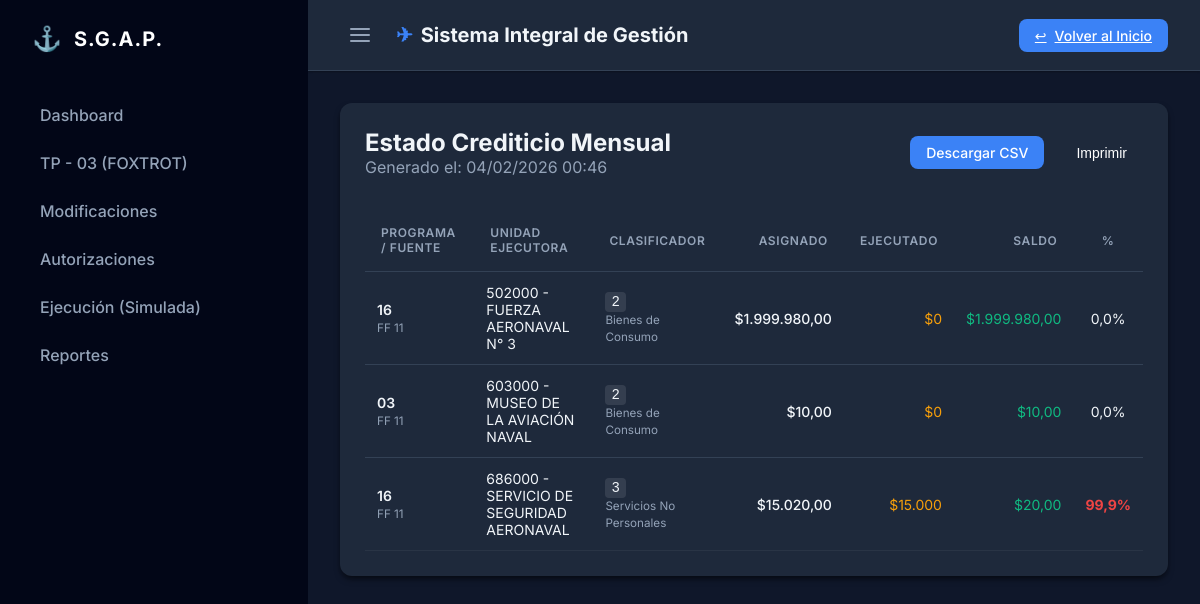
Page /dashboard/reportes/estado-mensual/ on the earlier database version.
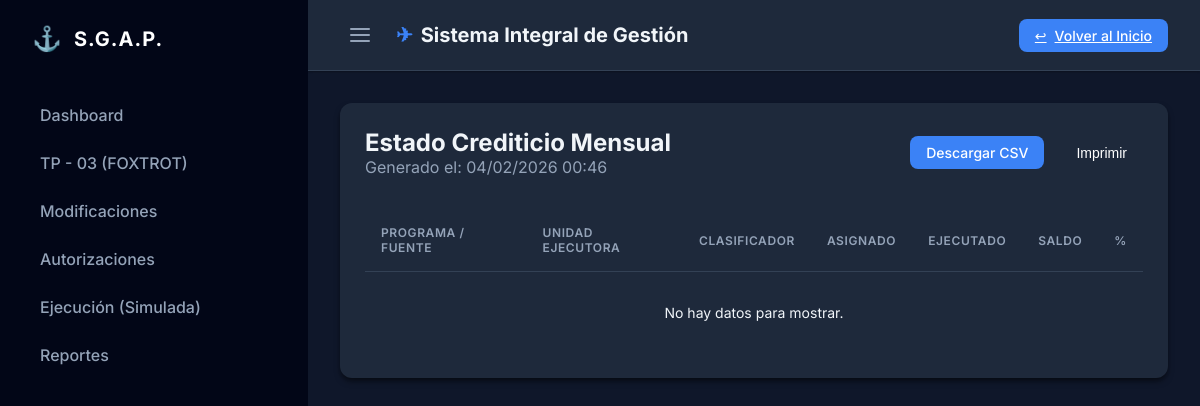
Same page on the later database version.
### core/models.py (models this page shows, shortened)
class EstructuraProgramatica(models.Model):
    NIVEL_CHOICES = (
        (1, "Programa"),
        (2, "Subprograma"),
        (3, "Proyecto"),
        (4, "Obra"),
        (5, "Actividad"),
    )
    nivel = models.IntegerField(choices=NIVEL_CHOICES)
    codigo = models.CharField(max_length=50)
    descripcion = models.CharField(max_length=255)
    padre = models.ForeignKey("self", null=True, blank=True, on_delete=models.CASCADE, related_name="hijos")

class FuenteFinanciamiento(models.Model):
    CODIGO_CHOICES = (
        ("11", "Tesoro Nacional"),
        ("13", "Recursos Específicos"),
    )
    codigo = models.CharField(max_length=10, choices=CODIGO_CHOICES)
    descripcion = models.CharField(max_length=255)
    es_fiscal = models.BooleanField(default=True, help_text="Indica si es dinero fiscal")

class UnidadComponente(models.Model):
    nombre = models.CharField(max_length=255)
    codigo = models.CharField(max_length=50) # Removed unique=True to allow shared budget codes
    sigla = models.CharField(max_length=20, unique=True, null=True) # Added Sigla as unique identifier
    es_ejecutora = models.BooleanField(default=False, help_text="Solo UU.CC. del Plan Bienal pueden ejecutar gasto")

class ClasificadorGasto(models.Model):
    NIVEL_CHOICES = (
        (1, "Inciso"),
        (2, "Partida Principal"),
        (3, "Partida Parcial"),
        (4, "Partida Subparcial"),
    )
    codigo = models.CharField(max_length=50)
    descripcion = models.CharField(max_length=255)
    nivel = models.IntegerField(choices=NIVEL_CHOICES)
    padre = models.ForeignKey("self", null=True, blank=True, on_delete=models.CASCADE, related_name="hijos")

### finance/models.py (models this page shows, shortened)
class Asignacion(models.Model):
    TRIMESTRE_CHOICES = (
        (1, "1° Trimestre"),
        (2, "2° Trimestre"),
        (3, "3° Trimestre"),
        (4, "4° Trimestre"),
    )
    uucc = models.ForeignKey(UnidadComponente, on_delete=models.PROTECT, related_name="asignaciones")
    credito_origen = models.ForeignKey(Credito, on_delete=models.CASCADE, related_name="asignaciones")
    clasificador_gasto = models.ForeignKey(ClasificadorGasto, on_delete=models.PROTECT)
    obra = models.ForeignKey(EstructuraProgramatica, on_delete=models.PROTECT, null=True, blank=True, related_name="asignaciones_obra", help_text="Obligatorio para Inciso 4 (Inversión)")
    monto = models.DecimalField(max_digits=12, decimal_places=2, help_text="Monto asignado por GFH")
    solicitud_gfh = models.CharField(max_length=100, blank=True, null=True, help_text="Referencia solicitada por GFH (Texto/Números)")
    asignacion_gfh = models.CharField(max_length=100, blank=True, null=True, help_text="Referencia asignada por GFH (Texto/Números)")
    trimestre = models.IntegerField(choices=TRIMESTRE_CHOICES)
    OBJETO_CHOICES = (
        ('2+3', '2+3'),
        ('PROM', 'PROM'),
        ('RYC PAIS', 'RYC PAIS'),
        ('RYC EXTERIOR', 'RYC EXTERIOR'),
        ('4', '4'),
        ('GGOO', 'GGOO'),
        ('SS.BB.', 'SS.BB.'),
        ('PYV', 'PYV'),
        ('20', '20'),
        ('40', '40'),
        ('50', '50'),
        ('70', '70'),
        ('87', '87'),
        ('90', '90'),
        ('95', '95'),
        ('99', '99'),
        ('Vestuario PACID', 'Vestuario PACID'),
    )
    objeto = models.CharField(max_length=50, choices=OBJETO_CHOICES, blank=True, null=True, help_text="Objeto del Gasto")

### dashboard/reports_views.py (the view)
# urls.py: path('reportes/estado-mensual/', reports_views.reporte_estado_mensual, name='reporte_estado_mensual'),
def reporte_estado_mensual(request):
    asignaciones = Asignacion.objects.select_related(
        'uucc', 'clasificador_gasto', 'credito_origen', 'credito_origen__programa', 'credito_origen__fuente'
    ).all().order_by('uucc__codigo', 'clasificador_gasto__codigo')
    report_data = []
    for a in asignaciones:
        ejecutado = a.compromisos.aggregate(Sum('monto'))['monto__sum'] or 0
        saldo = a.monto - ejecutado
        porcentaje = (ejecutado / a.monto * 100) if a.monto > 0 else 0
        report_data.append({
            'programa': a.credito_origen.programa,
            'fuente': a.credito_origen.fuente,
            'unidad': a.uucc,
            'clasificador': a.clasificador_gasto,
            'asignado': a.monto,
            'ejecutado': ejecutado,
            'saldo': saldo,
            'porcentaje': round(porcentaje, 1),
            'trimestre': a.trimestre
        })
    context = {
        'fecha': timezone.now(),
        'report_data': report_data
    }
    return render(request, 'dashboard/reports/estado_mensual.html', context)

### dashboard/templates/dashboard/reports/estado_mensual.html (shortened to what this page needs)
{% extends 'base.html' %}
{% block content %}
<div class="card">
    <div style="display: flex; justify-content: space-between; align-items: center; margin-bottom: 2rem;">
        <div>
            <h2 style="margin: 0;">Estado Crediticio Mensual</h2>
            <p style="color: var(--text-muted); margin: 0;">Generado el: {{ fecha|date:"d/m/Y H:i" }}</p>
        </div>
        <div style="display: flex; gap: 1rem;">
            <a href="{% url 'dashboard:export_csv' %}" class="btn btn-primary" style="text-decoration: none;">Descargar
                CSV</a>
            <button onclick="window.print()" class="btn"
                style="background: transparent; border: 1px solid var(--border); color: white;">Imprimir</button>
        </div>
    </div>
    <div style="overflow-x: auto;">
        <table style="width: 100%; border-collapse: collapse;">
            <thead>
                <tr style="text-align: left; border-bottom: 2px solid var(--border);">
                    <th style="padding: 1rem;">Programa / Fuente</th>
                    <th style="padding: 1rem;">Unidad Ejecutora</th>
                    <th style="padding: 1rem;">Clasificador</th>
                    <th style="padding: 1rem; text-align: right;">Asignado</th>
                    <th style="padding: 1rem; text-align: right;">Ejecutado</th>
                    <th style="padding: 1rem; text-align: right;">Saldo</th>
                    <th style="padding: 1rem; text-align: center;">%</th>
                </tr>
            </thead>
            <tbody>
                {% for row in report_data %}
                <tr style="border-bottom: 1px solid rgba(255,255,255,0.05);">
                    <td style="padding: 0.75rem;">
                        <div style="font-weight: 600;">{{ row.programa.codigo }}</div>
                        <small style="color: var(--text-muted);">FF {{ row.fuente.codigo }}</small>
                    </td>
                    <td style="padding: 0.75rem;">
                        {{ row.unidad.codigo }} - {{ row.unidad.nombre }}
                    </td>
                    <td style="padding: 0.75rem;">
                        <span
                            style="background: rgba(255,255,255,0.1); padding: 2px 6px; border-radius: 4px; font-family: monospace;">
                            {{ row.clasificador.codigo }}
                        </span>
                        <br>
                        <small style="color: var(--text-muted);">{{ row.clasificador.descripcion }}</small>
                    </td>
                    <td style="padding: 0.75rem; text-align: right; font-weight: 500;">
                        ${{ row.asignado }}
                    </td>
                    <td style="padding: 0.75rem; text-align: right; color: #f59e0b;">
                        ${{ row.ejecutado }}
                    </td>
                    <td style="padding: 0.75rem; text-align: right; color: var(--success);">
                        ${{ row.saldo }}
                    </td>
                    <td style="padding: 0.75rem; text-align: center;">
                        {% if row.porcentaje > 90 %}
                        <span style="color: #ef4444; font-weight: bold;">{{ row.porcentaje }}%</span>
                        {% else %}
                        <span>{{ row.porcentaje }}%</span>
                        {% endif %}
                    </td>
                </tr>
                {% empty %}
                <tr>
                    <td colspan="7" style="text-align: center; padding: 2rem;">No hay datos para mostrar.</td>
                </tr>
                {% endfor %}
            </tbody>
        </table>
    </div>
</div>
{% endblock %}

Differences in the rows shown:
no longer on this page (row edited): EstructuraProgramatica: programa.codigo "16", fuente.codigo "11", unidad.codigo "502000", unidad.nombre "FUERZA AERONAVAL N° 3", clasificador.codigo "2", clasificador.descripcion "Bienes de Consumo", asignado "1.999.980,00", ejecutado "0", saldo "1.999.980,00", porcentaje "0,0", unidad.codigo "686000", unidad.nombre "SERVICIO DE SEGURIDAD AERONAVAL", clasificador.codigo "3", clasificador.descripcion "Servicios No Personales", asignado "15.020,00", ejecutado "15.000", saldo "20,00", porcentaje "99,9"
removed EstructuraProgramatica: programa.codigo "03", fuente.codigo "11", unidad.codigo "603000", unidad.nombre "MUSEO DE LA AVIACIÓN NAVAL", clasificador.codigo "2", clasificador.descripcion "Bienes de Consumo", asignado "10,00", ejecutado "0", saldo "10,00", porcentaje "0,0"
Other differences:
text now shown: "No hay datos para mostrar."
